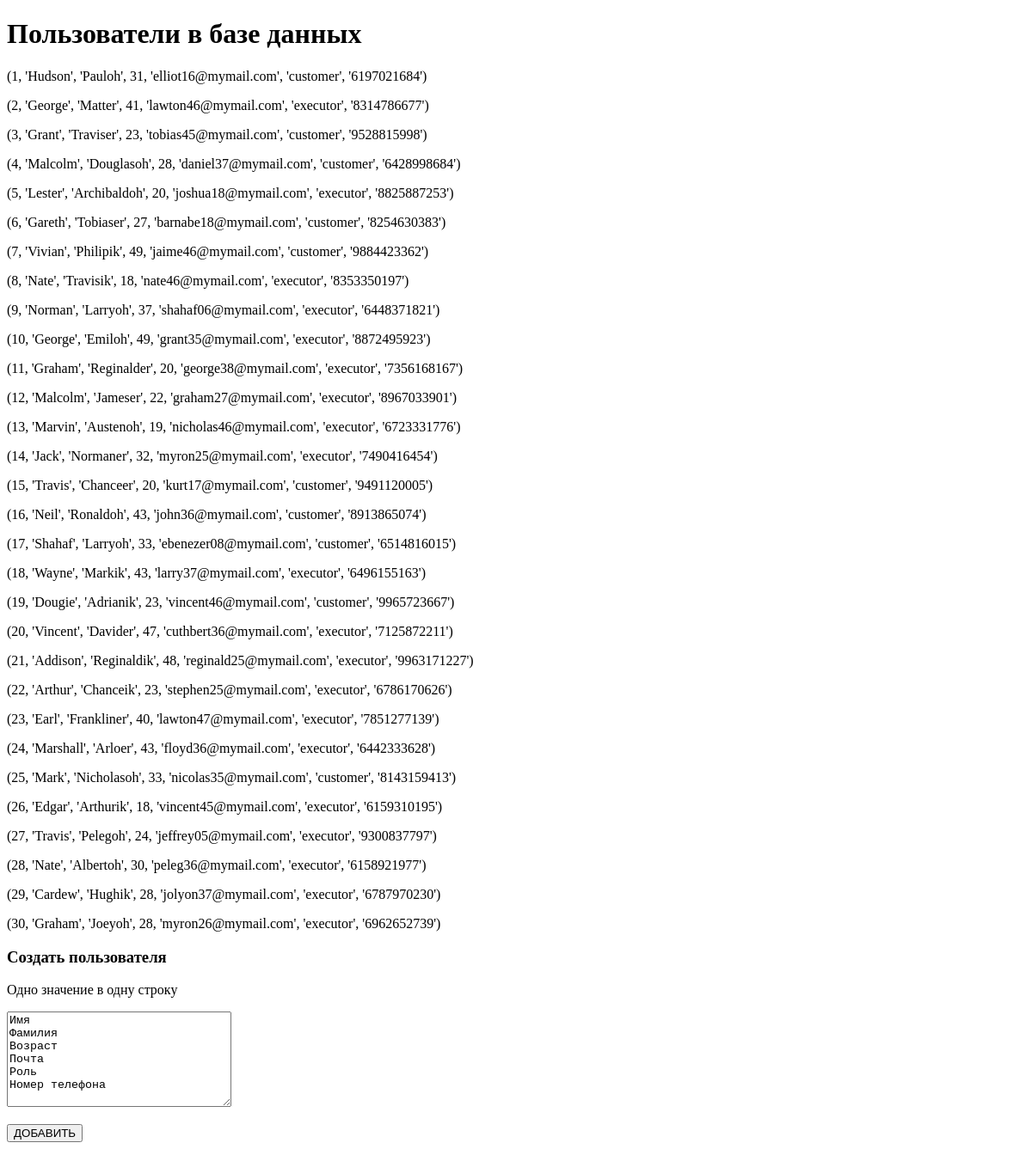
/users, run on an earlier commit of the app's database.
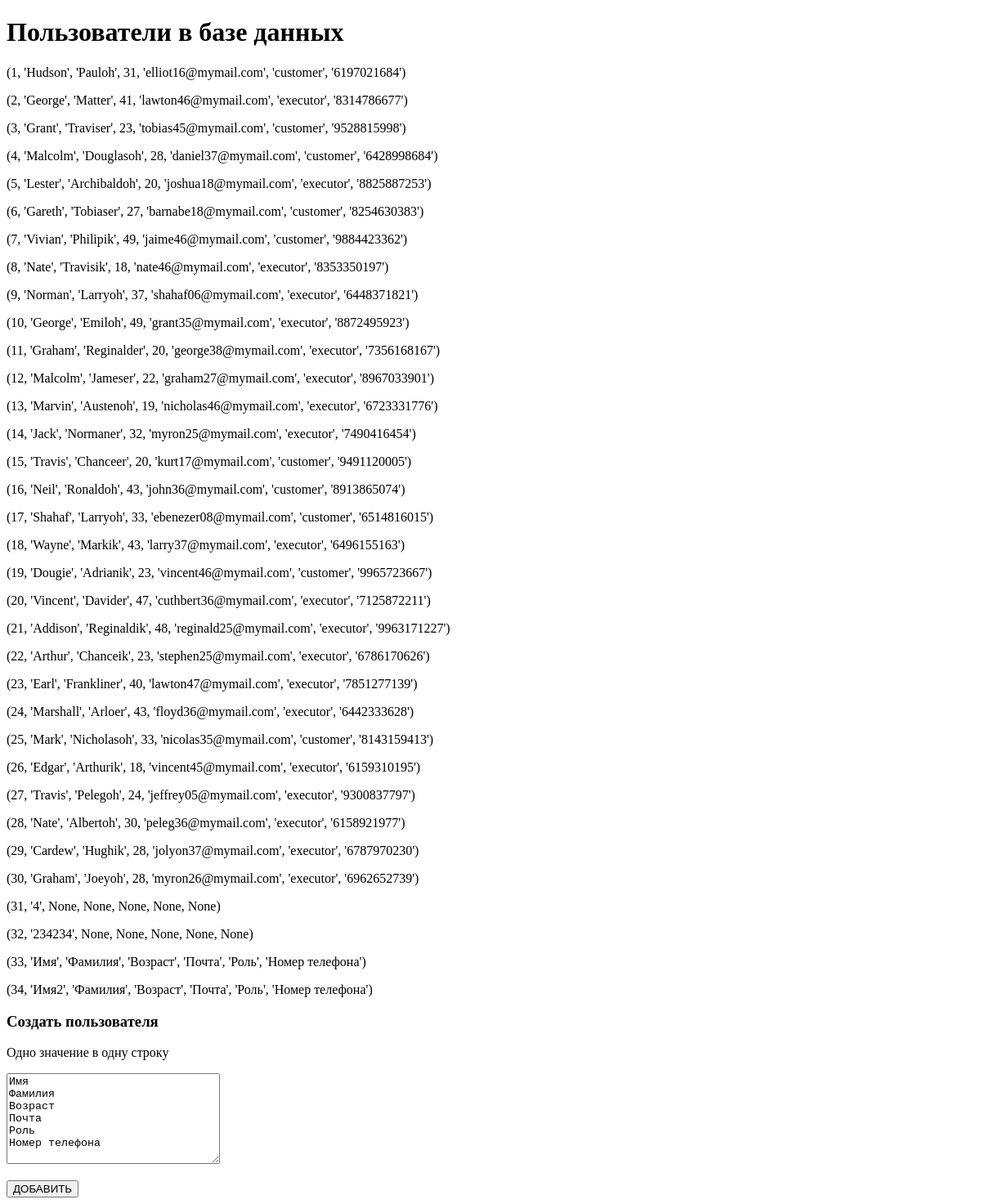
And on a later commit of the database.
### create_update_tables.py (models this page shows)
class User(db.Model):
    __tablename__ = "user"
    id = db.Column(db.Integer, primary_key=True)
    first_name = db.Column(db.Text)
    last_name = db.Column(db.Text)
    age = db.Column(db.Integer)
    email = db.Column(db.Text)
    role = db.Column(db.Text)
    phone = db.Column(db.Text)

### main.py (the view)
@app.route("/users", methods=["GET", "POST"])
def add_user():
    try:
        list_rows = request.values["list_rows"].strip().split("\r\n")
        user_class = User(
            first_name=list_rows[0],
            last_name=list_rows[1],
            age=list_rows[2],
            email=list_rows[3],
            role=list_rows[4],
            phone=list_rows[5])
        with db.session.begin():
            db.session.add(user_class)
        db.session.commit()
        return render_template("users_main.html", text_main=get_route_all("user"))
    except:
        return render_template("users_main.html", text_main = get_route_all("user"))

### main.py (called while the page is built)
def get_route_all(name_table):
    result = []
    con = sqlite3.connect("lesson16.db")
    cur = con.cursor()
    sqlite_query = f"""SELECT * FROM `{name_table}`"""
    cur.execute(sqlite_query)
    result = cur.fetchall()
    con.close()
    return result

### templates/users_main.html (shortened to what this page needs)
<!DOCTYPE html>
<html lang="ru">
<head>
</head>
<body>
<main>
<form action="/users" method="post">
    <body>
    <div>
        <h1>Пользователи в базе данных</h1>
        {% for user in text_main %}
            <p>{{ user }}</p>
        {% endfor %}
    </div>
    <div>
        <h3>Создать пользователя</h3>
        <p>Одно значение в одну строку</p>
        <p><textarea rows="7" cols="30" name="list_rows">
Имя
Фамилия
Возраст
Почта
Роль
Номер телефона
        </textarea></p>
        <input type="submit" value="ДОБАВИТЬ" class="button" name="list_rows">
    </div>
    </body>
</form>
</main>
</body>
</html>

What changed in the data, as far as the page shows it:
added User: user "(31, '4', None, None, None, None, None)"
added User: user "(32, '234234', None, None, None, None, None)"
added User: user "(33, 'Имя', 'Фамилия', 'Возраст', 'Почта', 'Роль', 'Номер телефона')"
added User: user "(34, 'Имя2', 'Фамилия', 'Возраст', 'Почта', 'Роль', 'Номер телефона')"
